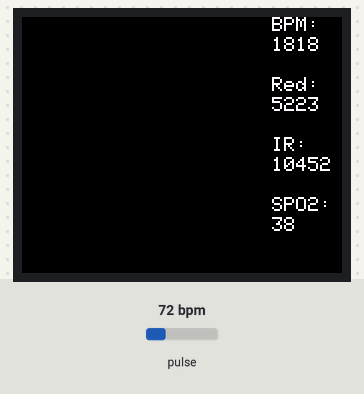
Bench run of a sketch on a simulated Arduino Uno, built with avr-gcc and run on an emulated ATmega328P. On the bench: 160×128 colour display. The test bench sets the inputs (shaded band); at power-on: pulse 72 bpm. What the sketch prints to the serial monitor is not drawn.

Above: at 1.2 s.
1.3 s: pulse set to 42 bpm
At 1.6 s:
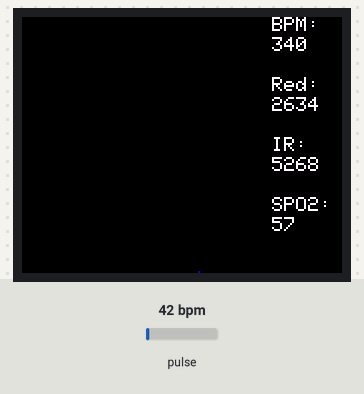
2.9 s: pulse set to 70 bpm
At 3.12 s:
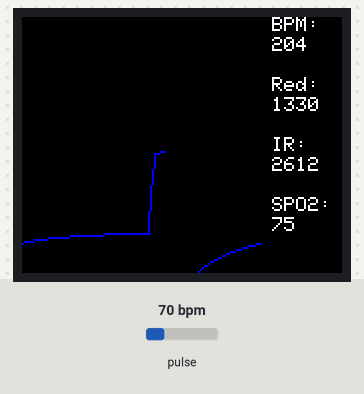
4.4 s: pulse set to 130 bpm
At 4.65 s:
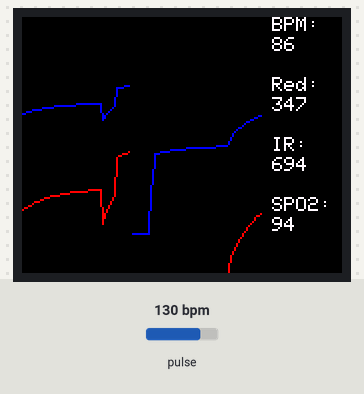
6.0 s: pulse set to 100 bpm
At 6.17 s:
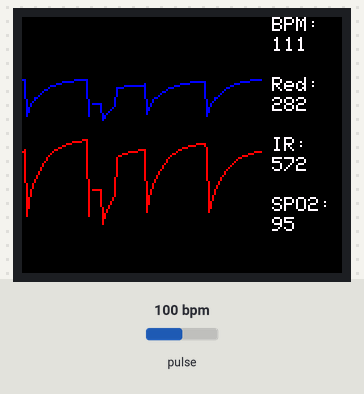
Timing chart, 0 to 8.5 s (numbered marks = the images above; inputs shaded):
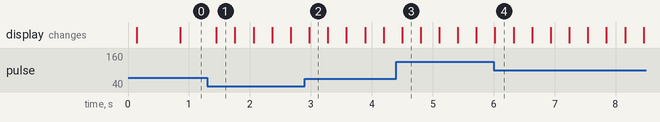

The sketch:

MAX30105_1.8TFT_BPM.ino
```cpp
/*
  Optical Heart Rate Detection using the MAX30105 Breakout
  Based on: Nathan Seidle @ SparkFun Electronics
  BY Bob Davis on 3/29/2021
   This is a demo to show the reading of heart rate or beats per minute (BPM)
  on a SPI 1.8" LCD Screen

  Hardware Connections (MAX30102 to Arduino):
  5V = 5V
  GND = GND
  SDA = A4 (or SDA)
  SCL = A5 (or SCL)
  INT = Not connected
*/

#include <Wire.h>
#include "MAX30105.h"
#include <TFT.h>  // Arduino LCD library
#include <SPI.h>
// TFT LCD pin definition for the Uno
#define cs   10
#define dc   9
#define rst  8
TFT TFTscreen = TFT(cs, dc, rst);

MAX30105 particleSensor;
// Variables for pulse rate
int StartSample;
int EndSample;
int rate[5]; // Array of samples in Milliseconds (MS)
int rateTotal;
int MS;  // Milliseconds between pulses
int BPM;     // Beats Per Minute
// Peak and valley detection
long peak=80000;       // initial Peak
long valley=80000;     // Minimum valley
long irpeak=80000;     // initial Peak
long irvalley=80000;   // Minimum valley
long redValue;   // Raw Red
long irValue;    // Raw IR
// variables for SPO2
float RedACValue;     // RED AC Component
float IRACValue;      // IR AC Component
float RedACDC;
float IRACDC;
int SPO2R;
int spo2av[5];
int SPO2A;
long SumRed;
long SumIR;
int SampleNo;
// Memory values
long Mvalley=80000;    // Memory valley
long Mirvalley=80000;  // Memory IR valley
long MredValue=80000;  // Memory red value
long MredValue2=80000; // 2 deep memory
long MirValue=80000;   // Memory IR value
boolean Pulse = false; // "True" when heartbeat detected
// Screen variables
boolean SBeat = false; // Beat detected update screen
long Sred;    // Average red
long MSred;   // Memory Average red
long Sir;     // Average ir
long MSir;    // Memory Average ir
int xpos=0;   // Trace X axis

void setup()
{
  Serial.begin(9600);
  Serial.println("Initializing...");
  // initialize the display, clear screen
  TFTscreen.begin();
  TFTscreen.background(00, 00, 00);
  // Initialize sensor
  if (!particleSensor.begin(Wire, I2C_SPEED_FAST)) //Use default I2C port, 400kHz speed
  {
    Serial.println("MAX30105 was not found. Please check wiring/power. ");
    while (1);
  }
  //Setup to sense a nice looking saw tooth on the plotter
  byte ledBrightness = 0x1F; //Options: 0=Off to FF=50mA
  byte sampleAverage = 8; //Options: 1, 2, 4, 8, 16, 32
  byte ledMode = 3; //Options: 1 = Red only, 2 = Red + IR, 3 = Red + IR + Green
  int sampleRate = 400; //Options: 50, 100, 200, 400, 800, 1000, 1600, 3200
  int pulseWidth = 411; //Options: 69, 118, 215, 411
  int adcRange = 4096; //Options: 2048, 4096, 8192, 16384
  particleSensor.setup(ledBrightness, sampleAverage, ledMode, sampleRate, pulseWidth, adcRange); //Configure
  // Set up serial plotter
  Serial.print("IR");
  Serial.print('\t');
  Serial.println("RED");
}

void loop() {
  irValue = particleSensor.getIR();
  redValue = particleSensor.getRed();
  // Find peak, valley and detect change in direction
  if (redValue > peak) peak=redValue;     // Find peak
  if (irValue > irpeak) irpeak=irValue;     // Find peak
  if (redValue < valley) valley=redValue; // Find valley
  if (irValue < irvalley) irvalley=irValue; // Find ir valley
  SumRed=SumRed+redValue-valley;
  SumIR=SumIR+irValue-irvalley;
  SampleNo++;
  if ((redValue > MredValue2) && (Pulse == false)){ // Pulse Detected
    Sred = (peak+valley)/2; // average of peak and valley
    Sir = (irpeak+irvalley)/2; // average of peak and valley

    // Calculate SPO2
    RedACValue = peak-valley;
    IRACValue = irpeak-irvalley;
    RedACDC = RedACValue/(SumRed/SampleNo); //Sum/No=average or DC
    IRACDC = IRACValue/(SumIR/SampleNo);
    float Z = (RedACDC/IRACDC); // Ratio
    SPO2R = (-30*Z + 30)*Z + 95;

    // Keep and average a running total
    spo2av[5] = spo2av[4]; // Shift the oldest reading
    spo2av[4] = spo2av[3]; // Shift the oldest reading
    spo2av[3] = spo2av[2]; // Shift the oldest reading
    spo2av[2] = spo2av[1]; // Shift the oldest reading
    spo2av[1] = SPO2R; // add the latest reading to array
    SPO2A = ((spo2av[1]+spo2av[2]+spo2av[3]+spo2av[4]+spo2av[5])/5); // Average
    SumRed=0;
    SumIR=0;
    SampleNo=0;

    peak = (peak+valley)/2; // Reset peak
    irpeak = (irpeak+irvalley)/2; // Reset ir peak
    Pulse = true; // set Pulse flag
    SBeat = true; // Update screen flag
  }

  if ((redValue < MredValue2) && (Pulse == true)){ // Pulse Finished
    Pulse = false; // reset Pulse flag
    EndSample = millis();
    MS = (EndSample-StartSample);
    StartSample = millis();

    valley = (peak+valley)/2; // Reset valley
    irvalley = (irpeak+irvalley)/2; // Reset IR valley
    // Keep and average a running total
    rate[5] = rate[4]; // Shift the oldest MS values
    rate[4] = rate[3]; // Shift the oldest MS values
    rate[3] = rate[2]; // Shift the oldest MS values
    rate[2] = rate[1]; // Shift the oldest MS values
    rate[1] = MS; // add the latest MS to array
    rateTotal = ((rate[1]+rate[2]+rate[3]+rate[4]+rate[5])/5); // Add up the MS values
    BPM = 60000/rateTotal; // Beats in a minute is BPM
  }

  Serial.print(constrain(irValue, 80000, 120000)); //Send raw data to plotter
  Serial.print('\t');
  Serial.println(constrain(redValue, 80000, 120000)); //Send raw data to plotter

  // Clear Ahead then Draw the trace of heartbeat
  TFTscreen.stroke(0,0,0);   // Black
  TFTscreen.rect(xpos+1,0,1,128);  // Clear ahead

  TFTscreen.stroke(00, 00, 250);  // Red
  TFTscreen.line(xpos-1,(((MredValue-MSred)/15)+40),xpos,(((redValue-Sred)/15)+40));
  TFTscreen.stroke(250, 00, 00);  // Blue
  TFTscreen.line(xpos-1,(((MirValue-MSir)/15)+80),xpos,(((irValue-Sir)/15)+80));

  xpos=xpos+1;
  if (xpos>120) {
    xpos=0;
    TFTscreen.stroke(0,0,0);    // Black
    TFTscreen.rect(0,0,1,128);  // Clear left side
  }
  if (SBeat==true){
    TFTscreen.stroke(0,0,0);   // Black
    TFTscreen.fill(0,0,0);
    TFTscreen.rect(120,0,60,128);  // Clear right side
    TFTscreen.stroke(250, 250, 250);  // White
    TFTscreen.setCursor(125,00);  // Right Side
    TFTscreen.println("BPM:");
    TFTscreen.setCursor(125,10);
    TFTscreen.println(BPM);

    TFTscreen.setCursor(125,30);
    TFTscreen.println("Red:");
    TFTscreen.setCursor(125,40);
    TFTscreen.println(RedACValue,0);
    TFTscreen.setCursor(125,60);
    TFTscreen.println("IR:");
    TFTscreen.setCursor(125,70);
    TFTscreen.println(IRACValue,0);
    TFTscreen.setCursor(125,90);
    TFTscreen.println("SPO2:");
    TFTscreen.setCursor(125,100);
    TFTscreen.println(SPO2A);

    SBeat=false;
  }
  MredValue2=MredValue;
  MredValue=redValue;
  MirValue=irValue;
  Mvalley=valley;
  Mirvalley=irvalley;
  MSred=Sred;
  MSir=Sir;
}
```
